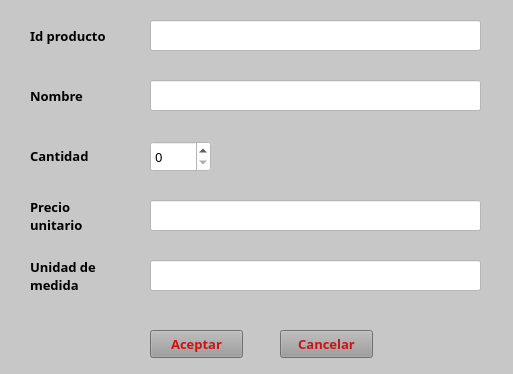
<?xml version="1.0" encoding="UTF-8"?>
<ui version="4.0">
 <class>MainWindow</class>
 <widget class="QMainWindow" name="MainWindow">
  <property name="geometry">
   <rect>
    <x>0</x>
    <y>0</y>
    <width>513</width>
    <height>374</height>
   </rect>
  </property>
  <property name="windowTitle">
   <string>Producto nuevo</string>
  </property>
  <property name="windowIcon">
   <iconset>
    <normaloff>../iconos/m.ico</normaloff>../iconos/m.ico</iconset>
  </property>
  <property name="styleSheet">
   <string notr="true">background-color: rgb(199, 199, 199);</string>
  </property>
  <widget class="QWidget" name="centralwidget">
   <widget class="QLineEdit" name="lineEdit">
    <property name="geometry">
     <rect>
      <x>150</x>
      <y>20</y>
      <width>331</width>
      <height>31</height>
     </rect>
    </property>
    <property name="font">
     <font>
      <family>ITC Avant Garde Std Bk Cn</family>
      <pointsize>10</pointsize>
     </font>
    </property>
    <property name="styleSheet">
     <string notr="true">background-color: rgb(255, 255, 255);</string>
    </property>
   </widget>
   <widget class="QLabel" name="label_3">
    <property name="geometry">
     <rect>
      <x>30</x>
      <y>140</y>
      <width>71</width>
      <height>31</height>
     </rect>
    </property>
    <property name="font">
     <font>
      <family>ITC Avant Garde Std Bk Cn</family>
      <pointsize>10</pointsize>
      <weight>75</weight>
      <bold>true</bold>
     </font>
    </property>
    <property name="text">
     <string>Cantidad</string>
    </property>
   </widget>
   <widget class="QLabel" name="label_2">
    <property name="geometry">
     <rect>
      <x>30</x>
      <y>80</y>
      <width>81</width>
      <height>31</height>
     </rect>
    </property>
    <property name="font">
     <font>
      <family>ITC Avant Garde Std Bk Cn</family>
      <pointsize>10</pointsize>
      <weight>75</weight>
      <bold>true</bold>
     </font>
    </property>
    <property name="text">
     <string>Nombre</string>
    </property>
   </widget>
   <widget class="QLineEdit" name="lineEdit_4">
    <property name="geometry">
     <rect>
      <x>150</x>
      <y>200</y>
      <width>331</width>
      <height>31</height>
     </rect>
    </property>
    <property name="font">
     <font>
      <family>ITC Avant Garde Std Bk Cn</family>
      <pointsize>10</pointsize>
     </font>
    </property>
    <property name="styleSheet">
     <string notr="true">background-color: rgb(255, 255, 255);</string>
    </property>
   </widget>
   <widget class="QLineEdit" name="lineEdit_5">
    <property name="geometry">
     <rect>
      <x>150</x>
      <y>260</y>
      <width>331</width>
      <height>31</height>
     </rect>
    </property>
    <property name="font">
     <font>
      <family>ITC Avant Garde Std Bk Cn</family>
      <pointsize>10</pointsize>
     </font>
    </property>
    <property name="styleSheet">
     <string notr="true">background-color: rgb(255, 255, 255);</string>
    </property>
   </widget>
   <widget class="QLabel" name="label_4">
    <property name="geometry">
     <rect>
      <x>30</x>
      <y>190</y>
      <width>55</width>
      <height>51</height>
     </rect>
    </property>
    <property name="font">
     <font>
      <family>ITC Avant Garde Std Bk Cn</family>
      <pointsize>10</pointsize>
      <weight>75</weight>
      <bold>true</bold>
     </font>
    </property>
    <property name="text">
     <string>Precio
unitario</string>
    </property>
   </widget>
   <widget class="QLineEdit" name="lineEdit_2">
    <property name="geometry">
     <rect>
      <x>150</x>
      <y>80</y>
      <width>331</width>
      <height>31</height>
     </rect>
    </property>
    <property name="font">
     <font>
      <family>ITC Avant Garde Std Bk Cn</family>
      <pointsize>10</pointsize>
     </font>
    </property>
    <property name="styleSheet">
     <string notr="true">background-color: rgb(255, 255, 255);</string>
    </property>
   </widget>
   <widget class="QLabel" name="label">
    <property name="geometry">
     <rect>
      <x>30</x>
      <y>20</y>
      <width>91</width>
      <height>31</height>
     </rect>
    </property>
    <property name="font">
     <font>
      <family>ITC Avant Garde Std Bk Cn</family>
      <pointsize>10</pointsize>
      <weight>75</weight>
      <bold>true</bold>
     </font>
    </property>
    <property name="text">
     <string>Id producto</string>
    </property>
    <property name="alignment">
     <set>Qt::AlignLeading|Qt::AlignLeft|Qt::AlignVCenter</set>
    </property>
   </widget>
   <widget class="QLabel" name="label_5">
    <property name="geometry">
     <rect>
      <x>30</x>
      <y>250</y>
      <width>81</width>
      <height>51</height>
     </rect>
    </property>
    <property name="font">
     <font>
      <family>ITC Avant Garde Std Bk Cn</family>
      <pointsize>10</pointsize>
      <weight>75</weight>
      <bold>true</bold>
     </font>
    </property>
    <property name="text">
     <string>Unidad de
medida</string>
    </property>
   </widget>
   <widget class="QSpinBox" name="spinBox">
    <property name="geometry">
     <rect>
      <x>150</x>
      <y>141</y>
      <width>61</width>
      <height>31</height>
     </rect>
    </property>
    <property name="font">
     <font>
      <family>ITC Avant Garde Std Bk Cn</family>
      <pointsize>10</pointsize>
     </font>
    </property>
    <property name="styleSheet">
     <string notr="true">background-color: rgb(255, 255, 255);</string>
    </property>
   </widget>
   <widget class="QPushButton" name="pushButton_2">
    <property name="geometry">
     <rect>
      <x>280</x>
      <y>330</y>
      <width>93</width>
      <height>28</height>
     </rect>
    </property>
    <property name="font">
     <font>
      <family>ITC Avant Garde Std Bk Cn</family>
      <pointsize>10</pointsize>
      <weight>75</weight>
      <bold>true</bold>
     </font>
    </property>
    <property name="styleSheet">
     <string notr="true">background-color: rgb(155, 155, 155);
color: rgb(206, 18, 18);</string>
    </property>
    <property name="text">
     <string>Cancelar</string>
    </property>
   </widget>
   <widget class="QPushButton" name="pushButton">
    <property name="geometry">
     <rect>
      <x>150</x>
      <y>330</y>
      <width>93</width>
      <height>28</height>
     </rect>
    </property>
    <property name="font">
     <font>
      <family>ITC Avant Garde Std Bk Cn</family>
      <pointsize>10</pointsize>
      <weight>75</weight>
      <bold>true</bold>
     </font>
    </property>
    <property name="styleSheet">
     <string notr="true">background-color: rgb(155, 155, 155);
color: rgb(206, 18, 18);</string>
    </property>
    <property name="text">
     <string>Aceptar</string>
    </property>
   </widget>
  </widget>
 </widget>
 <resources/>
 <connections/>
</ui>
